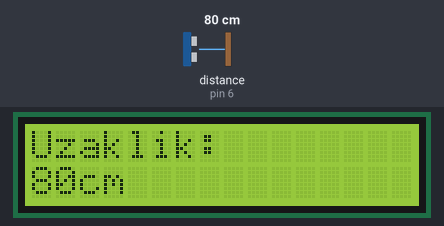
Recording of a sketch running on a simulated Arduino Uno, built with avr-gcc and run on an emulated ATmega328P. On the bench: 16×2 character LCD. Wiring (inferred from the names in the program): ultrasonic range finder: trigger pin 7; echo pin 6. Inputs (shaded band) come from the test bench; at power-on: distance to the obstacle (sensor on pin 6) 80 cm. The echo pulse lasts 58.3 µs per cm.

Above: at 1.2 s.
1.3 s: distance to the obstacle (sensor on pin 6) set to 2 cm
At 2.8 s:
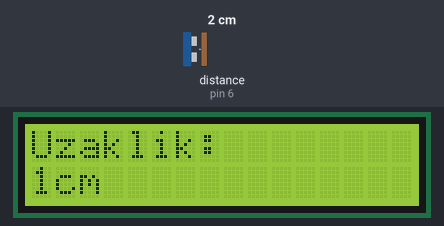
3.1 s: distance to the obstacle (sensor on pin 6) set to 4 cm
At 4.1 s:
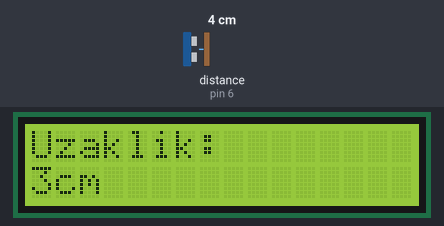
5.0 s: distance to the obstacle (sensor on pin 6) set to 9 cm
At 6.4 s:
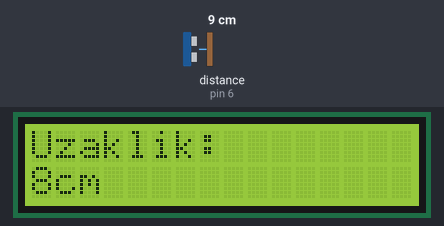
Timing chart, 0 to 8.0 s (numbered marks = the images above; inputs shaded):
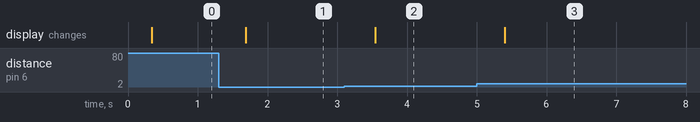

Measured:
- after the input at 1.3 s, the display: changes after 0.38 s (image 1)
- after the input at 3.1 s, the display: changes after 0.44 s (image 2)
- after the input at 5.0 s, the display: changes after 0.40 s (image 3)

The sketch:

LCDMetre.ino
```cpp
#include <LiquidCrystal_I2C.h>
#include <Wire.h>

LiquidCrystal_I2C lcd(0x27, 16, 2);

int trigPin = 7;
int echoPin = 6;
int sure;
int uzaklik;

void setup() {

  pinMode(trigPin, OUTPUT);
  pinMode(echoPin, INPUT);
  lcd.begin();
  lcd.backlight();

}

void loop() {

  digitalWrite(trigPin, LOW);
  delayMicroseconds(5);
  digitalWrite(trigPin, HIGH);
  delayMicroseconds(10);
  digitalWrite(trigPin, LOW);

  sure = pulseIn(echoPin, HIGH, 11600);

  uzaklik = sure*0.0345/2;

  delay(250);

  lcd.clear();
  lcd.setCursor(0,0);
  lcd.print("Uzaklik:");
  lcd.setCursor(0,1); //0. sütun 1. satır)
  lcd.print(uzaklik);
  lcd.print("cm");

}
```
